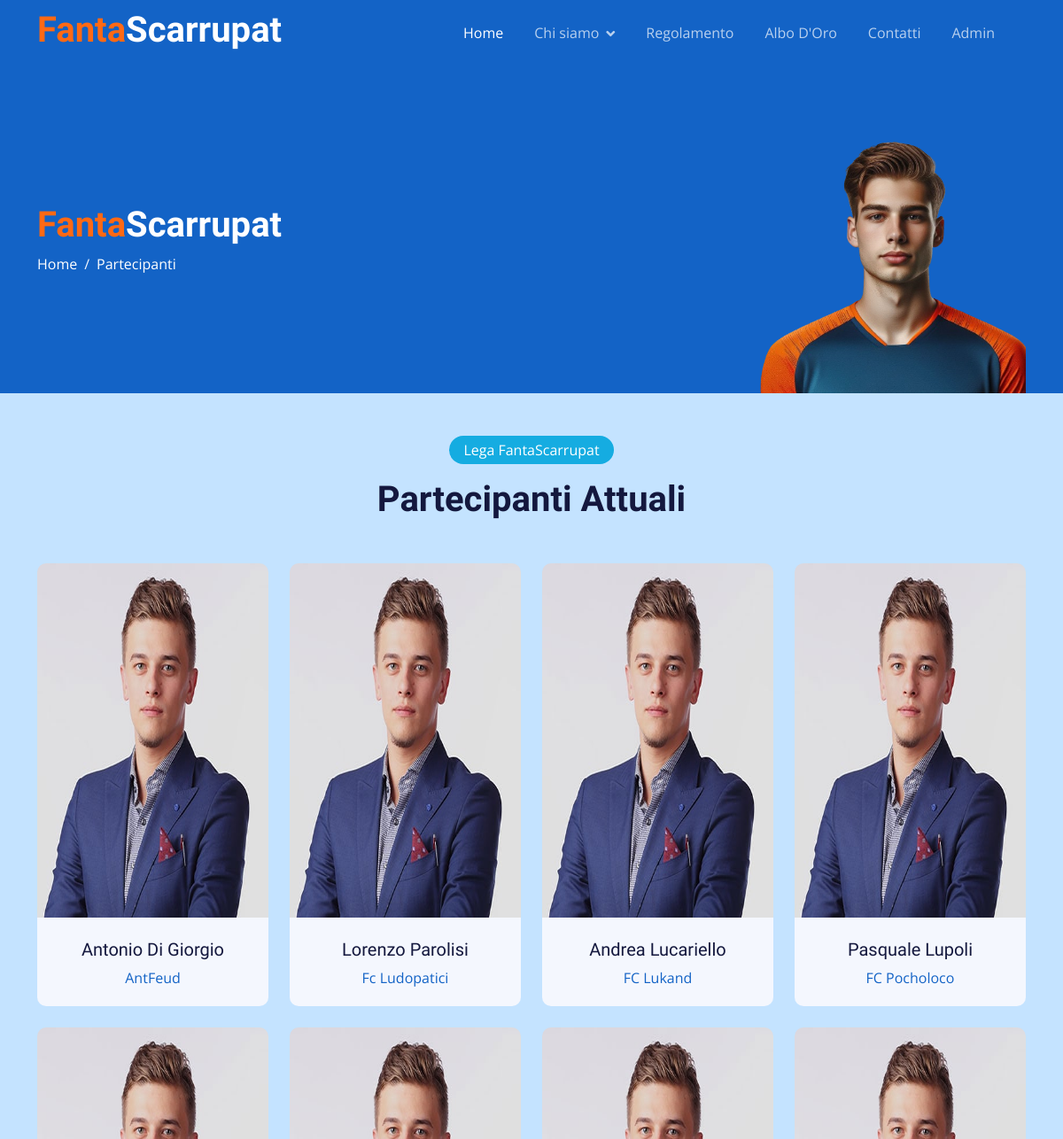
The page /partecipanti.php (upper part) on the database as committed earlier.
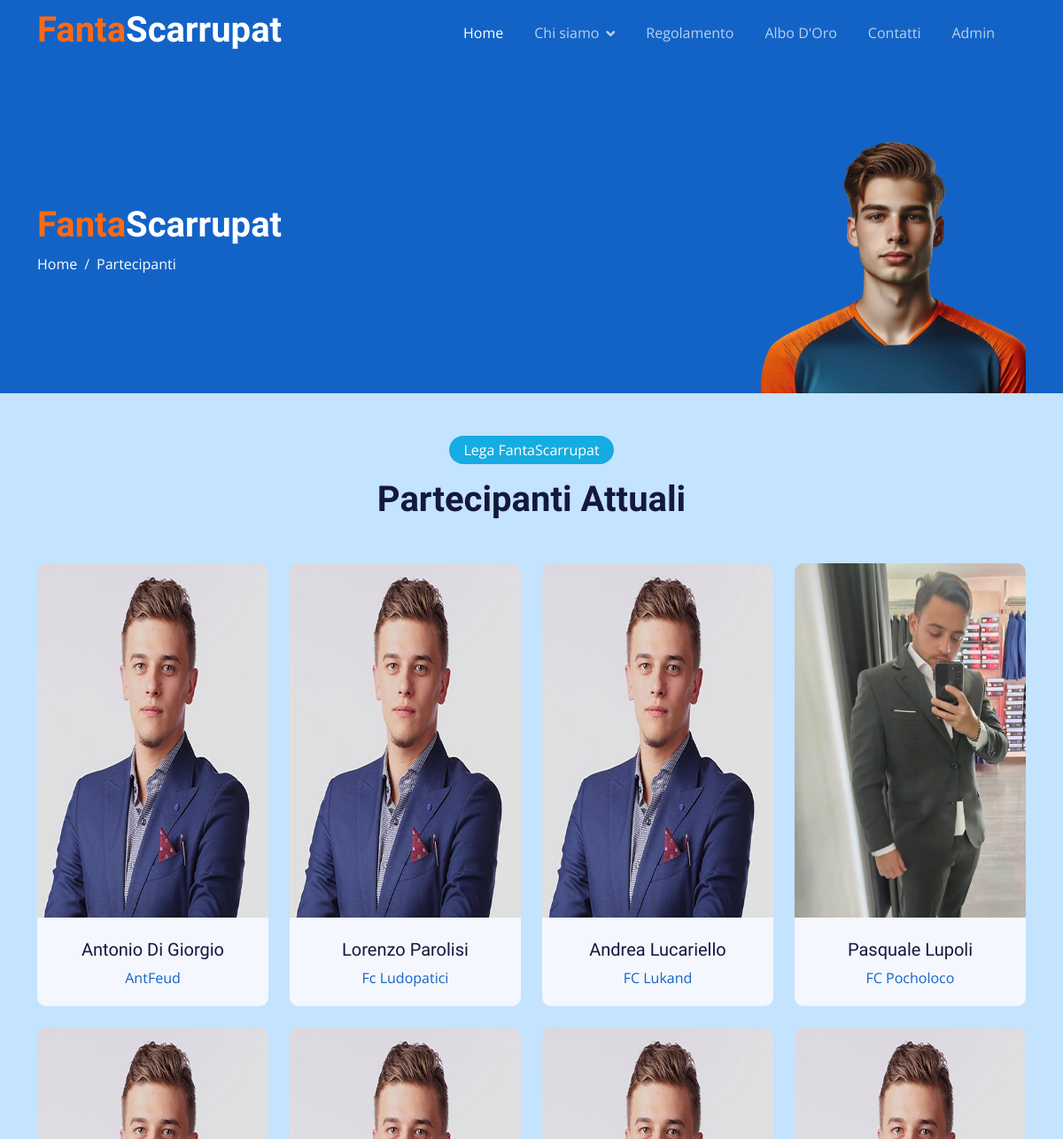
The same page on the database as committed later.
### tables this page shows
CREATE TABLE fantasquadra (
                            nome_fantasquadra VARCHAR(100) PRIMARY KEY NOT NULL,
                            scudetto VARCHAR(100),
                            fantallenatore VARCHAR(100) NOT NULL,
                            immagine_fantallenatore VARCHAR(100) NOT NULL,
                            flag_attuale VARCHAR(1) NOT NULL  
);

### partecipanti.php (the view, shortened to what this page needs)
<!DOCTYPE html>
<html lang="en">
<head>
    <link href="https://cdnjs.cloudflare.com/ajax/libs/font-awesome/5.10.0/css/all.min.css" rel="stylesheet">
    <link href="https://cdn.jsdelivr.net/npm/bootstrap-icons@1.4.1/font/bootstrap-icons.css" rel="stylesheet">
    <link href="lib/animate/animate.min.css" rel="stylesheet">
    <link href="lib/owlcarousel/assets/owl.carousel.min.css" rel="stylesheet">
    <link href="css/bootstrap.min.css" rel="stylesheet">
    <link href="css/style.css" rel="stylesheet">
</head>
<body>
    <?php
      include 'php/contVisual.php';
    ?>
    <div class="container-fluid pt-5 bg-primary hero-header">
        <div class="container pt-5">
            <div class="row g-5 pt-5">
                <div class="col-lg-6 align-self-center text-center text-lg-start mb-lg-5">
                    <h1><span class="text-color1">Fanta</span><span class="text-color2">Scarrupat</span></h1>
                    <nav aria-label="breadcrumb">
                        <ol class="breadcrumb justify-content-center justify-content-lg-start mb-0">
                            <li class="breadcrumb-item"><a class="text-white" href="index.php">Home</a></li>
                            <li class="breadcrumb-item text-white active" aria-current="page">Partecipanti</li>
                        </ol>
                    </nav>
                </div>
                <div class="col-lg-6 align-self-end text-center text-lg-end">
                    <img class="img-fluid" src="img/player_mezzo_busto.png" alt="" style="max-height: 300px;">
                </div>
            </div>
        </div>
    </div>
    <div class="container-xxl py-5">
      <div class="container">
        <div class="text-center mx-auto mb-5 wow fadeInUp" data-wow-delay="0.1s" style="max-width: 500px;">
          <div class="d-inline-block rounded-pill bg-secondary text-ball py-1 px-3 mb-3">Lega FantaScarrupat</div>
          <h1 class="display-6 mb-5">Partecipanti Attuali</h1>
        </div>
        <div class="row g-4">
          <?php
          $query = "SELECT * FROM fantasquadra WHERE flag_attuale = 1";
          $result = $conn->query($query);
          if ($result->num_rows > 0) {
            while($row = $result->fetch_assoc()) {
              $nome_squadra = $row['nome_fantasquadra'];
              ?>
              <div class="col-lg-3 col-md-6 wow fadeInUp" data-wow-delay="0.3s">
                <div class="team-item position-relative rounded overflow-hidden">
                  <div class="overflow-hidden">
                    <img class="img-fluid-personal" src="img/partecipanti/<?php echo $row["immagine_fantallenatore"]?>" alt=" Errore Recupero Foto Fantallenatore">
                  </div>
                  <div class="team-text bg-light text-center p-4">
                    <h5><?php echo $row['fantallenatore']; ?></h5>
                    <p class="text-primary"><?php echo $nome_squadra; ?></p>
                  </div>
                </div>
              </div>
              <?php
            }
          }
          ?>
        </div>
      </div>
    </div>
</body>
</html>

### css/style.css (style rules this page uses)
:root { --primary: #1363C6; --secondary: #15ACE1; --light: #F4F7FE; --dark: #14183E; }
.text-color1 { color: #FF6914; }
.text-color2 { color: #FFFFFF; }
h1, h2, h3, .fw-bold { font-weight: 700 !important; }
h4, h5, h6, .fw-medium { font-weight: 500 !important; }
.team-item img { position: relative; top: 0; transition: .5s; }
.team-item .team-text { position: relative; height: 100px; transition: .5s; }
* { box-sizing: border-box; }
.sticky-top { top: -150px; transition: .5s; }
.navbar { padding: 11px 0 !important; height: 75px; }
.navbar .navbar-nav .nav-link { margin-right: 35px; padding: 0; color: rgba(255, 255, 255, .7); outline: none; }
.navbar .navbar-nav .nav-link:hover, .navbar .navbar-nav .nav-link.active { color: rgba(255, 255, 255, 1); }
.navbar .dropdown-toggle::after { border: none; content: "\f107"; font-family: "Font Awesome 5 Free"; font-weight: 900; vertical-align: middle; margin-left: 8px; }
.hero-header { margin-top: -75px; background-size: cover; }
.hero-header .breadcrumb-item+.breadcrumb-item::before { color: var(--light); }

Rows that differ between the two databases and show on the page:
changed fantasquadra "Pasquale Lupoli": immagine_fantallenatore: a different picture
